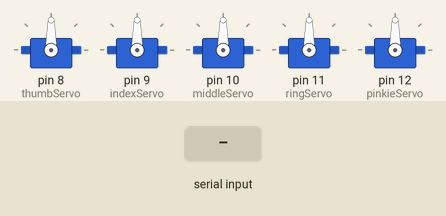
Recording of a sketch running on a simulated Arduino Uno, built with avr-gcc and run on an emulated ATmega328P. On the bench: 5 × servo. Inputs (shaded band) come from the test bench.

Above: at 1.2 s.
1.3 s: "90,45\n" received over the second serial link
At 2.0 s:
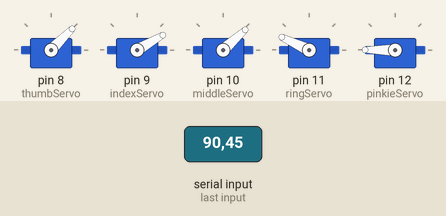
2.8 s: "E90\n" received over the second serial link
At 3.2 s:
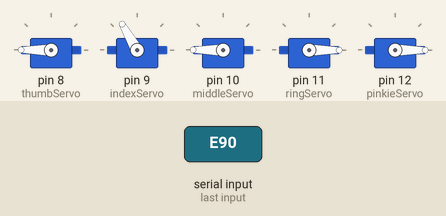
4.3 s: "E,45\n" received over the second serial link
At 5.5 s:
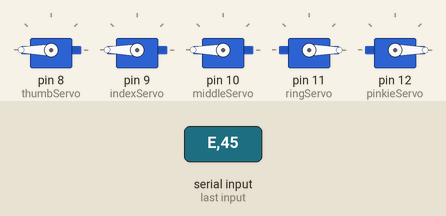
Timing chart, 0 to 7.3 s (numbered marks = the images above; inputs shaded):
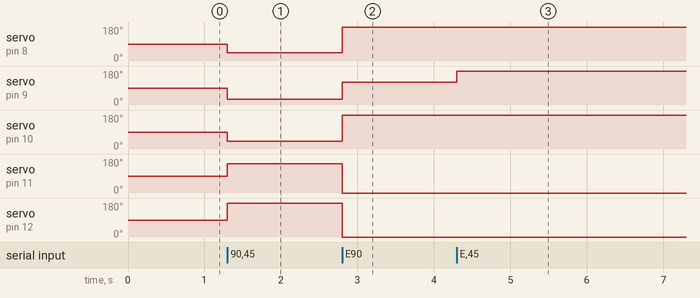

Measured:
- after the input at 1.3 s, servo on pin 8 (thumbServo): 90° → 45° at once; servo on pin 9 (indexServo): 90° → 30° at once; servo on pin 10 (middleServo): 90° → 42° at once; servo on pin 11 (ringServo): 90° → 155° at once; servo on pin 12 (pinkieServo): 90° → 180° at once
- after the input at 2.8 s, servo on pin 8 (thumbServo): 45° → 180° at once; servo on pin 9 (indexServo): 30° → 120° at once; servo on pin 10 (middleServo): 42° → 180° at once; servo on pin 11 (ringServo): 155° → 0° at once; servo on pin 12 (pinkieServo): 180° → 0° at once
- after the input at 4.3 s, servo on pin 9 (indexServo): 120° → 180° at once

The sketch:

hc12_5_fingers_2.ino
```cpp
  #include <SoftwareSerial.h>

  SoftwareSerial  HC12Serial(2, 3);      //                                          (RX, TX) on board

  #include <Servo.h>
  Servo thumbServo;
  Servo indexServo;
  Servo middleServo;
  Servo ringServo;
  Servo pinkieServo;
  Servo wristRollservo;

  String src_msg = "T0I60M0R0P0E";

  int msgThumb = 90;
  int msgIndex = 90;
  int msgMiddle = 90;
  int msgRing = 90;
  int msgPinkie = 90;
  int msgWristRoll = 90;

  int Thumb;
  int Index;
  int Middle;
  int Ring;
  int Pinkie;
  int WristRoll;

  void setup()
  {
    HC12Serial.begin(19200);
    thumbServo.attach(8);
    indexServo.attach(9);
    middleServo.attach(10);
    ringServo.attach(11);
    pinkieServo.attach(12);
   // wristRollservo.attach(13);
  }

  void loop()
  {
    if (HC12Serial.available()  >  0 )
    {
      SerialReceive();

      Thumb = map(msgThumb, 60, 100, 180, 0);
      Index = map(msgIndex, 40, 100, 180, 0);
      Middle = map(msgMiddle, 40, 105, 180, 0);
      Ring = map(msgRing, 40, 98, 0, 180);
      Pinkie = map(msgPinkie, 35, 88, 0, 180);
   // WristRoll =  msgWristRoll;

    thumbServo.write(Thumb);
    indexServo.write(Index);
    middleServo.write(Middle);
    ringServo.write(Ring);
    pinkieServo.write(Pinkie);

   // wristRollservo.write(WristRoll);
  }
}


void SerialReceive()
{
  char inChar = (char)HC12Serial.read();
  if (inChar != 'E')
  {
    src_msg += inChar;
  }
  if (inChar == 'E')
  { //incoming string =  T # I # M # R # P # W # E
    src_msg += inChar;
    msgThumb = getSrcValue(src_msg, 'T', 'I');
    msgIndex   =   getSrcValue(src_msg, 'I', 'M');
    msgMiddle = getSrcValue(src_msg, 'M', 'R');
    msgRing    = getSrcValue(src_msg, 'R', 'P');
    msgPinkie   = getSrcValue(src_msg , 'P', 'E');
    //    msgWristRoll = getSrcValue(src_msg , 'W', 'E');
    src_msg = "";              //clear string awaiting next command
  }
}


int getSrcValue(String src_msg, char c1, char c2)
{
  int c1_pose = src_msg.indexOf(c1);
  int c2_pose = src_msg.indexOf(c2);

  if (c1_pose > c2_pose)
  {
    int temp = c1_pose;
    c1_pose = c2_pose;
    c2_pose = temp;
  }
  // This function also deals with the error handling
  if (c1_pose == -1 || c2_pose == -1)
  {
    return -1;
  }

  String res = src_msg.substring(c1_pose + 1, c2_pose);
  return atoi(res.c_str());
}
```
